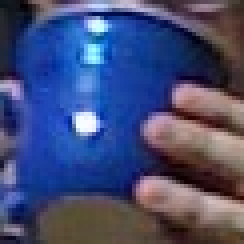
//> input picture images/BlueCup.jpg, 61 x 61 px (shown 4 times larger)
$ ./excercise_3 ../images/BlueCup.jpg   (built with g++ and OpenCV 4)
//> lines starting //> are read from the running program, lines starting //| are printed output that depends on the picture; after the words box and inside, x2 and y2 are one past the last pixel; in counts of white or black regions, pixels touching at a corner belong together
/*
3. Create a program that reads in and displays an image.
a. Allow the user to select a rectangular region in the image by drawing a rectangle
with the mouse button held down, and highlight the region when the
mouse button is released. Be careful to save an image copy in memory so that
your drawing into the image does not destroy the original values there. The
next mouse click should start the process all over again from the original
image.
b. In a separate window, use the drawing functions to draw a graph in blue,
green, and red that represents how many pixels of each value were found in
the selected box. This is the color histogram of that color region. The x-axis
should be eight bins that represent pixel values falling within the ranges 0–31,
32–63,..., 223–255. The y-axis should be counts of the number of pixels that
were found in that bin range. Do this for each color channel, BGR.
*/

#include <iostream>
#include <string>
#include <vector>
#include <opencv2/core.hpp>
#include <opencv2/highgui.hpp>
#include <opencv2/imgproc.hpp>

class HistogramViewer
{
public:
    HistogramViewer(std::string);
    virtual ~HistogramViewer();

    void show();
    static void on_mouse_event(int event, int x, int y, int flags, void *userdata);

    typedef std::vector<std::vector<int>> histogram_bins;

private:
    cv::Mat image;
    cv::Mat display_image;

    cv::Rect mouse_drag_region;
    std::string filename;
    std::string image_window_name = "Image";
    std::string graph_window_name = "Color Histogram";

    histogram_bins calculate_bins(const cv::Mat&);
    void show_histogram();
    void draw_graph(const histogram_bins&);
    void add_graph_labels(cv::Mat&, int);
    void on_mouse_pressed(int event, int x, int y, int flags, void *userdata);
    void on_mouse_released(int event, int x, int y, int flags, void *userdata);
    void debug_output(std::ostream&, const histogram_bins&);
};

HistogramViewer::HistogramViewer(std::string filename) :
 filename(filename)
{
    cv::namedWindow(image_window_name);
    cv::setMouseCallback(image_window_name, HistogramViewer::on_mouse_event, this);

    cv::namedWindow(graph_window_name);
}

HistogramViewer::~HistogramViewer()
{
    cv::destroyWindow(graph_window_name);
    cv::destroyWindow(image_window_name);
}

void HistogramViewer::show()
{
    image = cv::imread(filename);
//> image is the input picture: 61 rows x 61 cols, CV_8UC3; mean B, G, R 117.6, 76.4, 68
    display_image = image.clone();

    cv::imshow(image_window_name, display_image);

    cv::waitKey(0);
//> the left mouse button is pressed and released at (15, 15)
}

void HistogramViewer::show_histogram()
{
    cv::Mat color_histogram_region (image, mouse_drag_region);
    cv::rectangle(display_image, mouse_drag_region, cv::Scalar(175, 25, 225));
    cv::imshow(image_window_name, display_image);

    auto channel_data = calculate_bins(color_histogram_region);
//> channel_data = 3 items

    //debug_output(cout, bins);
    draw_graph(channel_data);
}

void HistogramViewer::draw_graph(const histogram_bins& channel_data)
{
    cv::Mat graph = cv::Mat::zeros(500, 500, CV_8UC(3));
    std::vector<cv::Scalar> bar_colors = {
                                    cv::Scalar(200, 0, 0),
                                    cv::Scalar(0, 200, 0),
                                    cv::Scalar(0, 0, 200)
                                };

    // find max value for y axis
    int max_count = 0;
    for (auto channel : channel_data)
    {
        for (auto pixel_count : channel)
        {
            if (pixel_count > max_count)
                max_count = pixel_count;
        }
    }
//> this loop made 3 passes
//> after the loop, max_count = 0

    // draw bars
    for (auto i = 0; i < 3; ++i)
    {
        const auto& current_channel = channel_data[i];
        const auto& current_bar_color = bar_colors[i];
        int offset_x = 0 + (5 * i);

        for (auto j = 0; j < 8; ++j)
        {
            const auto& bin_value = current_channel[j];
            double bar_scale = (double)bin_value / (double)max_count;
            auto bar_height = 300 * bar_scale;

            offset_x += 50;
            cv::line(graph,
                cv::Point(offset_x, 350 - bar_height),
                cv::Point(offset_x, 350),
                current_bar_color,
                3);
        }
    }
//> this loop made 3 passes
//> offset_x on passes 1 to 3: 400, 405, 410
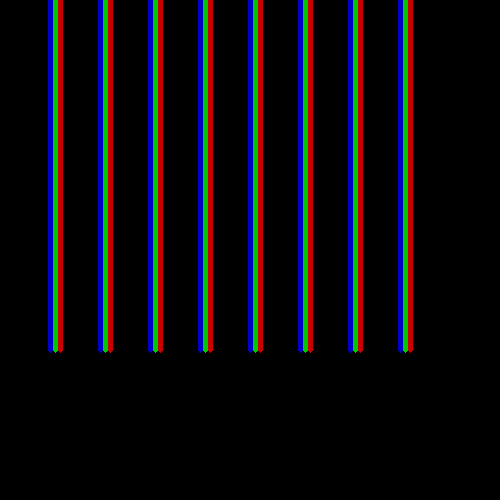
//> graph: 500 rows x 500 cols, CV_8UC3; mean B, G, R 11.3, 11.3, 11.3

    add_graph_labels(graph, max_count);

    cv::imshow(graph_window_name, graph);
}

void HistogramViewer::add_graph_labels(cv::Mat& graph, int max_count)
{
//> called with max_count = 0
    cv::Scalar magenta(175, 25, 225);

    // x axis labels
    cv::putText(
            graph,
            std::to_string(max_count),
            cv::Point(0, 40),
            cv::FONT_HERSHEY_PLAIN,
            0.9,
            magenta);
//> graph: 500 rows x 500 cols, CV_8UC3; 18 pixels changed, all inside (x1, y1, x2, y2) = (2, 31, 8, 40)

    cv::putText(
            graph,
            std::to_string(max_count / 2),
            cv::Point(0, 190),
            cv::FONT_HERSHEY_PLAIN,
            0.9,
            magenta,
            1);
//> graph: 500 rows x 500 cols, CV_8UC3; mean B, G, R 11.3, 11.3, 11.3

    cv::putText(
            graph,
            "0",
            cv::Point(0, 350),
            cv::FONT_HERSHEY_PLAIN,
            0.9,
            magenta,
            1);
//> graph: 500 rows x 500 cols, CV_8UC3; mean B, G, R 11.3, 11.3, 11.3

    // bin ranges / x axis labels
    for (auto i = 0; i < 8; ++i)
    {
        std::string bin_range;
        bin_range += std::to_string(i*32);
        bin_range += "-";
        bin_range += std::to_string((i+1)*32-1);
        cv::putText(
            graph,
            bin_range,
            cv::Point(25 + 50 * i, 400 + (i%2 * 25)),
            cv::FONT_HERSHEY_PLAIN,
            0.9,
            magenta);
    }
//> this loop made 8 passes
//> pass 2, in add_graph_labels, `cv::putText( graph, bin_range, cv::Point(25 + 50 * i, 400 + (i%2 * 25)..`:
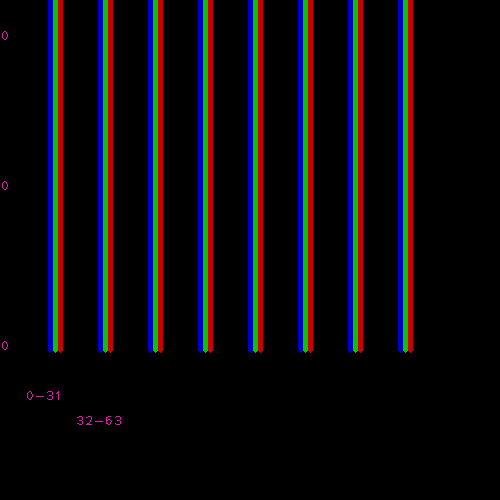
//> graph: 500 rows x 500 cols, CV_8UC3; mean B, G, R 11.4, 11.3, 11.4
//> after the loop:
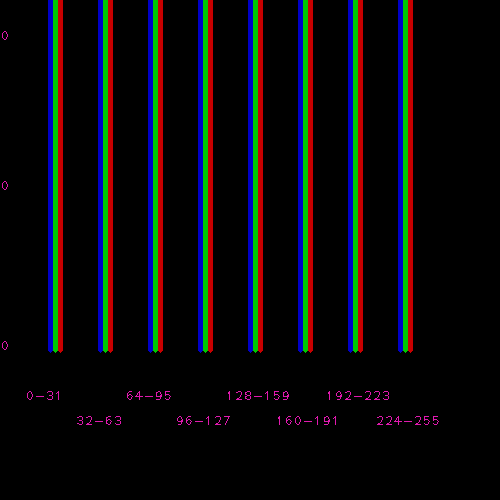
//> graph: 500 rows x 500 cols, CV_8UC3; mean B, G, R 11.8, 11.3, 12

    // axis descriptors
    cv::putText(
            graph,
            "RGB Intensity",
            cv::Point(200, 450),
            cv::FONT_HERSHEY_PLAIN,
            1.0,
            magenta);

    cv::putText(
            graph,
            "Pixel Count",
            cv::Point(10, 10),
            cv::FONT_HERSHEY_PLAIN,
            1.0,
            magenta);
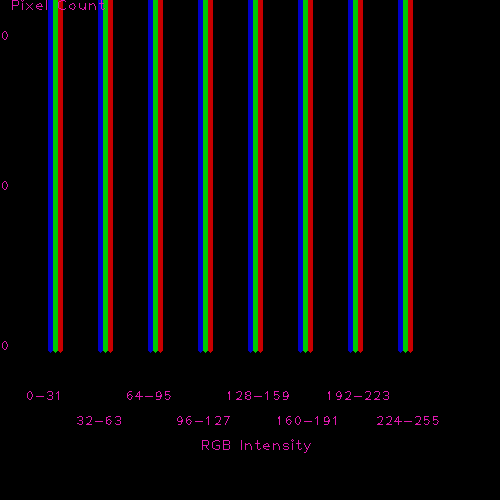
//> graph: 500 rows x 500 cols, CV_8UC3; mean B, G, R 12.1, 11.4, 12.4
}

void HistogramViewer::debug_output(std::ostream& os, const histogram_bins& channel_data)
{
    int i = 0;
    for (const auto& current_channel : channel_data)
    {
        os << "channel " << i << std::endl;
        int j = 0;
        for (const auto& value : current_channel)
        {
            os << j*32 << "-" << (j+1)*32-1 << ": " << value << std::endl;
            ++j;
        }
        ++i;
    }
}

HistogramViewer::histogram_bins HistogramViewer::calculate_bins(const cv::Mat& region)
{
    // TODO: get rid of magic numbers for channels, bin width & amount
    HistogramViewer::histogram_bins bins;
    bins.push_back(std::vector<int> (8, 0));
    bins.push_back(std::vector<int> (8, 0));
    bins.push_back(std::vector<int> (8, 0));

    for (cv::MatConstIterator_<cv::Vec3b> it = region.begin<cv::Vec3b>(); it != region.end<cv::Vec3b>(); ++it)
    {
        cv::Vec3b v = *it;
        auto b = v[0], g = v[1], r = v[2];

        auto b_bin = b / 32;
        auto g_bin = g / 32;
        auto r_bin = r / 32;

        bins[0][b_bin]++;
        bins[1][g_bin]++;
        bins[2][r_bin]++;
    }

    return bins;
}

void HistogramViewer::on_mouse_pressed(int event, int x, int y, int flags, void *userdata)
{
    image.copyTo(display_image);
    mouse_drag_region.x = x;
    mouse_drag_region.y = y;
}

void HistogramViewer::on_mouse_released(int event, int x, int y, int flags, void *userdata)
{
    // TODO: this only supports topLeft->bottomRight dragging for now. exceptions! yay!
    mouse_drag_region.height = y - mouse_drag_region.y;
    mouse_drag_region.width = x - mouse_drag_region.x;

    std::cout << mouse_drag_region << std::endl;

    show_histogram();
}

void HistogramViewer::on_mouse_event(int event, int x, int y, int flags, void *userdata)
{
    HistogramViewer* p = static_cast<HistogramViewer*>(userdata);
    switch (event)
    {
    case cv::EVENT_LBUTTONDOWN:
        p->on_mouse_pressed(event, x, y, flags, userdata);
    break;
    case cv::EVENT_LBUTTONUP:
        p->on_mouse_released(event, x, y, flags, userdata);
    break;
    }
}

int main(int argc, char** argv)
{
    if (argc != 2)
    {
        std::cout << "expects exactly one argument: filename" << std::endl;
    }

    HistogramViewer v { argv[1] };
    v.show();
//> the left mouse button is pressed and released at (45, 15)
//> the loop in draw_graph (call 2), `for (auto channel : channel_data)` made 3 passes
//> the loop in draw_graph (call 2), `for (auto i = 0; i < 3; ++i)` made 3 passes
//> the left mouse button is pressed and released at (45, 45)
//> the left mouse button is pressed and released at (15, 45)

    return 0;
}
